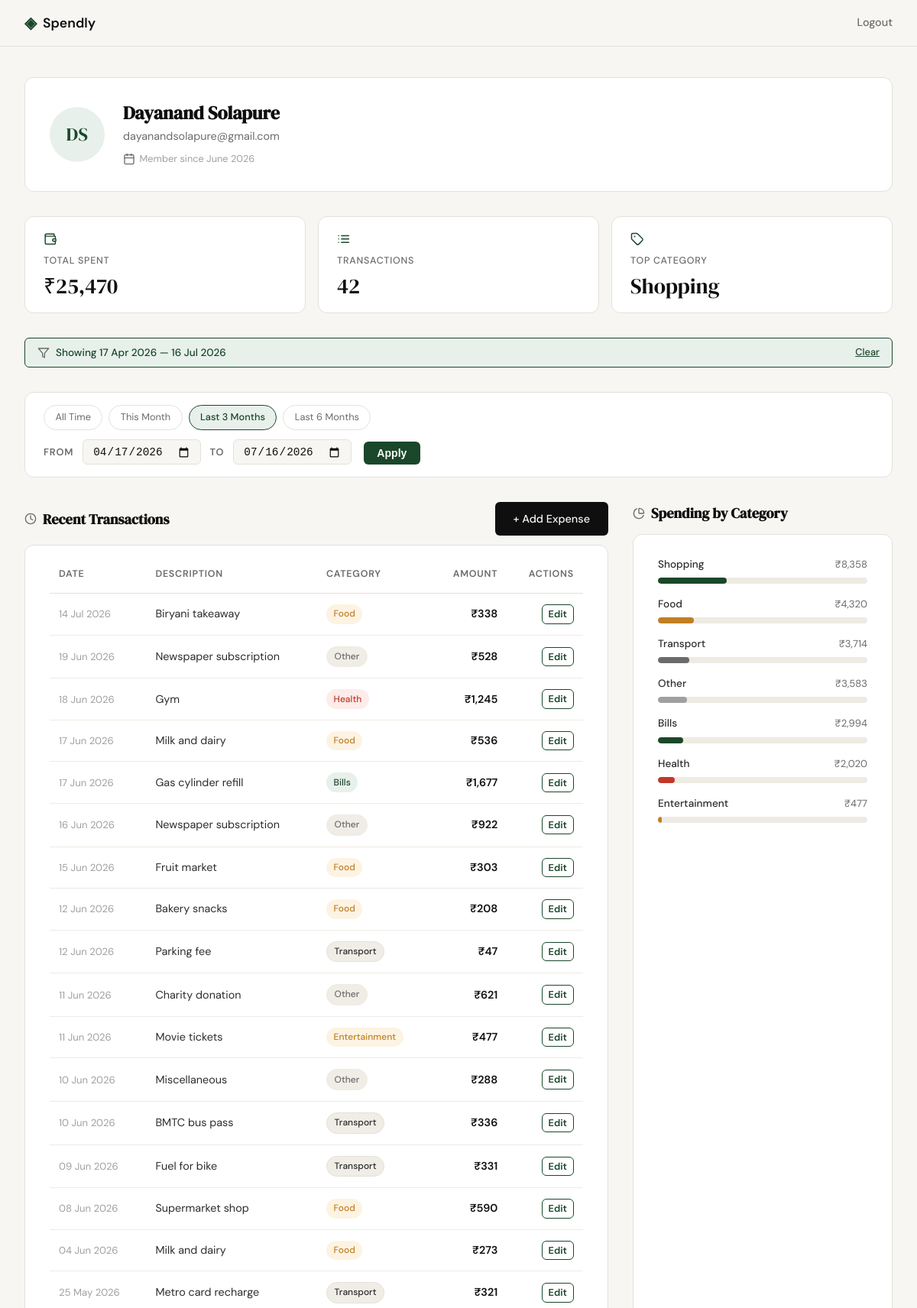
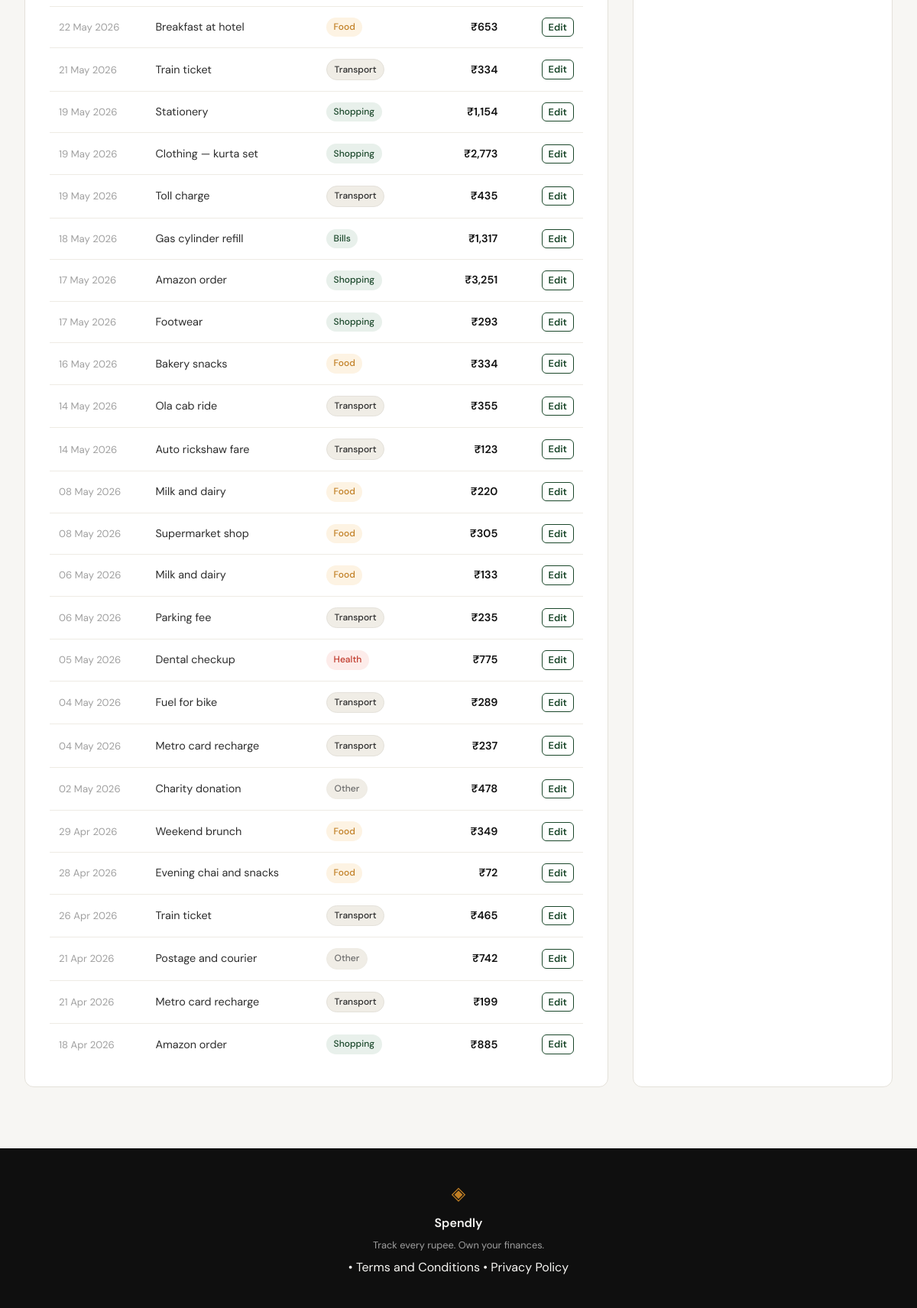
The page /profile?from_date=2026-04-17&to_date=2026-07-16 (signed in) on the database its author committed (2 pictures, top to bottom).
### tables this page shows
CREATE TABLE users (
            id            INTEGER PRIMARY KEY AUTOINCREMENT,
            name          TEXT    NOT NULL,
            email         TEXT    UNIQUE NOT NULL,
            password_hash TEXT    NOT NULL,
            created_at    TEXT    DEFAULT (datetime('now'))
        );

CREATE TABLE expenses (
            id          INTEGER PRIMARY KEY AUTOINCREMENT,
            user_id     INTEGER NOT NULL,
            amount      REAL    NOT NULL,
            category    TEXT    NOT NULL,
            date        TEXT    NOT NULL,
            description TEXT,
            created_at  TEXT    DEFAULT (datetime('now')),
            FOREIGN KEY (user_id) REFERENCES users (id)
        );

### app.py (the view)
@app.route("/profile")
def profile():
    if not session.get("user_id"):
        return redirect(url_for("login"))
    db_user = get_user_by_id(session["user_id"])
    if db_user is None:
        session.clear()
        return redirect(url_for("login"))
    user = {
        "name": db_user["name"],
        "email": db_user["email"],
        "member_since": _fmt_member_since(db_user["created_at"]),
    }
    filter_from = request.args.get("from_date", "").strip()
    filter_to = request.args.get("to_date", "").strip()
    filter_error = None
    filter_hint = None
    active_filter = False
    if filter_from and not _DATE_RE.match(filter_from):
        filter_error = "Invalid start date. Use YYYY-MM-DD format."
        filter_from = filter_to = ""
    elif filter_to and not _DATE_RE.match(filter_to):
        filter_error = "Invalid end date. Use YYYY-MM-DD format."
        filter_from = filter_to = ""
    elif bool(filter_from) != bool(filter_to):
        filter_hint = "Please provide both a start and an end date."
        filter_from = filter_to = ""
    elif filter_from and filter_to:
        if filter_from > filter_to:
            filter_error = "Start date must be on or before the end date."
            filter_from = filter_to = ""
        else:
            active_filter = True
    user_id = session["user_id"]
    from_arg = filter_from if active_filter else None
    to_arg = filter_to if active_filter else None
    expenses = get_user_expenses(user_id, from_arg, to_arg)
    stats = get_user_stats(user_id, from_arg, to_arg)
    categories = get_user_categories(user_id, from_arg, to_arg)
    filter_from_display = _fmt_date(filter_from) if active_filter else ""
    filter_to_display = _fmt_date(filter_to) if active_filter else ""
    _today = date.today()
    quick_filters = {
        "This Month":    (_today.replace(day=1).isoformat(), _today.isoformat()),
        "Last 3 Months": ((_today - timedelta(days=90)).isoformat(), _today.isoformat()),
        "Last 6 Months": ((_today - timedelta(days=180)).isoformat(), _today.isoformat()),
    }
    return render_template(
        "profile.html",
        user=user, stats=stats, expenses=expenses, categories=categories,
        filter_from=filter_from, filter_to=filter_to,
        filter_from_display=filter_from_display, filter_to_display=filter_to_display,
        active_filter=active_filter,
        filter_error=filter_error, filter_hint=filter_hint,
        quick_filters=quick_filters,
    )

### app.py (called while the page is built)
@app.after_request
def set_security_headers(response):
    response.headers["X-Content-Type-Options"] = "nosniff"
    response.headers["X-Frame-Options"] = "DENY"
    response.headers["Referrer-Policy"] = "strict-origin-when-cross-origin"
    return response

### database/db.py (called while the page is built)
def get_db():
    conn = sqlite3.connect(DB_PATH)
    conn.row_factory = sqlite3.Row
    conn.execute("PRAGMA foreign_keys = ON")
    return conn

def get_user_by_id(user_id):
    conn = get_db()
    cursor = conn.cursor()
    cursor.execute("SELECT * FROM users WHERE id = ?", (user_id,))
    user = cursor.fetchone()
    conn.close()
    return user

def _fmt_amount(amount_float):
    return f"₹{int(amount_float):,}"

def _fmt_date(date_str):
    dt = datetime.strptime(date_str, "%Y-%m-%d")
    return dt.strftime("%#d %b %Y")

def _fmt_member_since(created_at_str):
    dt = datetime.strptime(created_at_str, "%Y-%m-%d %H:%M:%S")
    return dt.strftime("%B %Y")

def _date_filter(from_date, to_date):
    if from_date and to_date:
        return " AND date BETWEEN ? AND ?", [from_date, to_date]
    return "", []

def get_user_expenses(user_id, from_date=None, to_date=None):
    conn = get_db()
    cursor = conn.cursor()
    date_clause, date_params = _date_filter(from_date, to_date)
    sql = ("SELECT id, date, description, category, amount FROM expenses "
           "WHERE user_id = ?" + date_clause)
    params = [user_id] + date_params
    sql += " ORDER BY date DESC" if date_clause else " ORDER BY date DESC LIMIT 10"
    cursor.execute(sql, params)
    rows = cursor.fetchall()
    conn.close()
    return [
        {
            "id": row["id"],
            "date": _fmt_date(row["date"]),
            "description": row["description"],
            "category": row["category"],
            "amount": _fmt_amount(row["amount"]),
        }
        for row in rows
    ]

### templates/profile.html (shortened to what this page needs)
{% extends "base.html" %}
{% block head %}
<link rel="stylesheet" href="{{ url_for('static', filename='css/profile.css') }}">
{% endblock %}
{% block content %}
<div class="profile-page">
  <div class="profile-inner">
    <section class="profile-hero">
      <div class="profile-avatar">
        <span class="profile-avatar__initials">
          {{ user.name.split()[0][0] }}{{ user.name.split()[-1][0] }}
        </span>
      </div>
      <div class="profile-identity">
        <h1 class="profile-identity__name">{{ user.name }}</h1>
        <p class="profile-identity__email">{{ user.email }}</p>
        <p class="profile-identity__since">
          <i data-lucide="calendar" class="profile-icon"></i>
          Member since {{ user.member_since }}
        </p>
      </div>
    </section>
    <section class="profile-stats">
      <div class="profile-stat-card">
        <i data-lucide="wallet" class="profile-stat-card__icon"></i>
        <span class="profile-stat-card__label">Total Spent</span>
        <span class="profile-stat-card__value">{{ stats.total_spent }}</span>
      </div>
      <div class="profile-stat-card">
        <i data-lucide="list" class="profile-stat-card__icon"></i>
        <span class="profile-stat-card__label">Transactions</span>
        <span class="profile-stat-card__value">{{ stats.transaction_count }}</span>
      </div>
      <div class="profile-stat-card">
        <i data-lucide="tag" class="profile-stat-card__icon"></i>
        <span class="profile-stat-card__label">Top Category</span>
        <span class="profile-stat-card__value">{{ stats.top_category }}</span>
      </div>
    </section>
    {% if active_filter %}
    <div class="filter-active-badge">
      <i data-lucide="filter" class="profile-icon"></i>
      Showing {{ filter_from_display }} — {{ filter_to_display }}
      <a href="{{ url_for('profile') }}" class="filter-active-badge__clear">Clear</a>
    </div>
    {% endif %}
    <form class="filter-form" method="GET" action="{{ url_for('profile') }}">
      <div class="quick-filter">
        <a href="{{ url_for('profile') }}"
           class="quick-filter__btn {% if not active_filter %}quick-filter__btn--active{% endif %}">
          All Time
        </a>
        {% for label, (from_d, to_d) in quick_filters.items() %}
        <a href="{{ url_for('profile', from_date=from_d, to_date=to_d) }}"
           class="quick-filter__btn {% if filter_from == from_d and filter_to == to_d %}quick-filter__btn--active{% endif %}">
          {{ label }}
        </a>
        {% endfor %}
      </div>
      <div class="filter-form__row">
        <div class="filter-form__fields">
          <label class="filter-form__label" for="from_date">From</label>
          <input class="filter-form__input" type="date" id="from_date"
                 name="from_date" value="{{ filter_from }}">
          <label class="filter-form__label" for="to_date">To</label>
          <input class="filter-form__input" type="date" id="to_date"
                 name="to_date" value="{{ filter_to }}">
        </div>
        <div class="filter-form__actions">
          <button class="filter-form__btn" type="submit">Apply</button>
        </div>
      </div>
    </form>
    <div class="profile-bottom-grid">
      <section class="profile-section">
        <div class="profile-section__header">
          <h2 class="profile-section__heading">
            <i data-lucide="clock" class="profile-icon"></i>
            Recent Transactions
          </h2>
          <a href="{{ url_for('add_expense_view') }}" class="btn-primary">+ Add Expense</a>
        </div>
        <div class="profile-card">
          <table class="txn-table">
            <thead class="txn-table__head">
              <tr>
                <th class="txn-table__th">Date</th>
                <th class="txn-table__th">Description</th>
                <th class="txn-table__th">Category</th>
                <th class="txn-table__th txn-table__th--right">Amount</th>
                <th class="txn-table__th txn-table__th--right">Actions</th>
              </tr>
            </thead>
            <tbody>
              {% for expense in expenses %}
              <tr class="txn-table__row">
                <td class="txn-table__td txn-table__td--date">{{ expense.date }}</td>
                <td class="txn-table__td">{{ expense.description }}</td>
                <td class="txn-table__td">
                  <span class="cat-badge cat-badge--{{ expense.category | lower | replace(' ', '-') }}">
                    {{ expense.category }}
                  </span>
                </td>
                <td class="txn-table__td txn-table__td--amount">{{ expense.amount }}</td>
                <td class="txn-table__td txn-table__td--actions">
                  <a href="{{ url_for('edit_expense', id=expense.id) }}" class="txn-edit-link">Edit</a>
                </td>
              </tr>
              {% endfor %}
            </tbody>
          </table>
        </div>
      </section>
      <section class="profile-section">
        <h2 class="profile-section__heading">
          <i data-lucide="pie-chart" class="profile-icon"></i>
          Spending by Category
        </h2>
        <div class="profile-card profile-card--full-height">
          <div class="cat-breakdown">
            {% for cat in categories %}
            <div class="cat-breakdown__row">
              <div class="cat-breakdown__meta">
                <span class="cat-breakdown__name">{{ cat.name }}</span>
                <span class="cat-breakdown__total">{{ cat.total }}</span>
              </div>
              <div class="cat-breakdown__track">
                <div
                  class="cat-breakdown__fill cat-breakdown__fill--{{ cat.name | lower | replace(' ', '-') }}"
                  style="--bar-pct: {{ cat.pct }}%">
                </div>
              </div>
            </div>
            {% endfor %}
          </div>
        </div>
      </section>
    </div>
  </div>
</div>
{% endblock %}

### static/css/style.css (style rules this page uses)
:root { --ink: #0f0f0f; --ink-soft: #2d2d2d; --ink-muted: #6b6b6b; --ink-faint: #a0a0a0; --paper: #f7f6f3; --paper-warm: #f0ede6; --paper-card: #ffffff; --accent: #1a472a; --accent-light: #e8f0eb; --accent-2: #c17f24; --accent-2-light: #fdf3e3; --danger: #c0392b; --danger-light: #fdecea; --border: #e4e1da; --border-soft: #eeebe4; --font-display: 'DM Serif Display', Georgia, serif; --font-body: 'DM Sans', system-ui, sans-serif; --max-width: 1200px; --auth-width: 440px; --radius-sm: 6px; --radius-md: 12px; --radius-lg: 20px; }
*, *::before, *::after { box-sizing: border-box; margin: 0; padding: 0; }
html { font-size: 16px; scroll-behavior: smooth; }
body { background: var(--paper); color: var(--ink); font-family: var(--font-body); font-size: 1rem; line-height: 1.6; -webkit-font-smoothing: antialiased; }
a { color: inherit; text-decoration: none; }
.btn-primary { display: inline-block; background: var(--ink); color: var(--paper); padding: 0.65rem 1.5rem; border-radius: var(--radius-sm); font-family: var(--font-body); font-size: 0.9rem; font-weight: 500; cursor: pointer; border: none; transition: background 0.2s; text-decoration: none; }

### rows shown on the page
users: name "D", name "S", name "Dayanand Solapure", email "dayanandsolapure@gmail.com"
expenses: date "14 Jul 2026", description "Biryani takeaway", category "Food", amount "₹338"
expenses: date "19 Jun 2026", description "Newspaper subscription", category "Other", amount "₹528"
expenses: date "18 Jun 2026", description "Gym", category "Health", amount "₹1,245"
expenses: date "17 Jun 2026", description "Milk and dairy", category "Food", amount "₹536"
expenses: date "17 Jun 2026", description "Gas cylinder refill", category "Bills", amount "₹1,677"
expenses: date "16 Jun 2026", description "Newspaper subscription", category "Other", amount "₹922"
expenses: date "15 Jun 2026", description "Fruit market", category "Food", amount "₹303"
expenses: date "12 Jun 2026", description "Bakery snacks", category "Food", amount "₹208"
expenses: date "12 Jun 2026", description "Parking fee", category "Transport", amount "₹47"
expenses: date "11 Jun 2026", description "Charity donation", category "Other", amount "₹621"
expenses: date "11 Jun 2026", description "Movie tickets", category "Entertainment", amount "₹477"
expenses: date "10 Jun 2026", description "Miscellaneous", category "Other", amount "₹288"
expenses: date "10 Jun 2026", description "BMTC bus pass", category "Transport", amount "₹336"
expenses: date "09 Jun 2026", description "Fuel for bike", category "Transport", amount "₹331"
expenses: date "08 Jun 2026", description "Supermarket shop", category "Food", amount "₹590"
expenses: date "04 Jun 2026", description "Milk and dairy", category "Food", amount "₹273"
expenses: date "25 May 2026", description "Metro card recharge", category "Transport", amount "₹321"
expenses: date "22 May 2026", description "Breakfast at hotel", category "Food", amount "₹653"
expenses: date "21 May 2026", description "Train ticket", category "Transport", amount "₹334"
expenses: date "19 May 2026", description "Stationery", category "Shopping", amount "₹1,154"
expenses: date "19 May 2026", description "Clothing — kurta set", category "Shopping", amount "₹2,773"
expenses: date "19 May 2026", description "Toll charge", category "Transport", amount "₹435"
expenses: date "18 May 2026", description "Gas cylinder refill", category "Bills", amount "₹1,317"
expenses: date "17 May 2026", description "Amazon order", category "Shopping", amount "₹3,251"
expenses: date "17 May 2026", description "Footwear", category "Shopping", amount "₹293"
expenses: date "16 May 2026", description "Bakery snacks", category "Food", amount "₹334"
expenses: date "14 May 2026", description "Ola cab ride", category "Transport", amount "₹355"
expenses: date "14 May 2026", description "Auto rickshaw fare", category "Transport", amount "₹123"
expenses: date "08 May 2026", description "Milk and dairy", category "Food", amount "₹220"
expenses: date "08 May 2026", description "Supermarket shop", category "Food", amount "₹305"
expenses: date "06 May 2026", description "Milk and dairy", category "Food", amount "₹133"
expenses: date "06 May 2026", description "Parking fee", category "Transport", amount "₹235"
expenses: date "05 May 2026", description "Dental checkup", category "Health", amount "₹775"
expenses: date "04 May 2026", description "Fuel for bike", category "Transport", amount "₹289"
expenses: date "04 May 2026", description "Metro card recharge", category "Transport", amount "₹237"
expenses: date "02 May 2026", description "Charity donation", category "Other", amount "₹478"
expenses: date "29 Apr 2026", description "Weekend brunch", category "Food", amount "₹349"
expenses: date "28 Apr 2026", description "Evening chai and snacks", category "Food", amount "₹72"
expenses: date "26 Apr 2026", description "Train ticket", category "Transport", amount "₹465"
expenses: date "21 Apr 2026", description "Postage and courier", category "Other", amount "₹742"
expenses: date "21 Apr 2026", description "Metro card recharge", category "Transport", amount "₹199"
expenses: date "18 Apr 2026", description "Amazon order", category "Shopping", amount "₹885"

### other values the page prints
{{ user.member_since }} "June 2026"
{{ stats.total_spent }} "₹25,470"
{{ stats.transaction_count }} "42"
{{ stats.top_category }} "Shopping"
{{ filter_from_display }} "17 Apr 2026"
{{ filter_to_display }} "16 Jul 2026"
{{ label }} "This Month" "Last 3 Months" "Last 6 Months"
{{ cat.name }} "Shopping" "Food" "Transport" "Other" "Bills" "Health" "Entertainment"
{{ cat.total }} "₹8,358" "₹4,320" "₹3,714" "₹3,583" "₹2,994" "₹2,020" "₹477"
